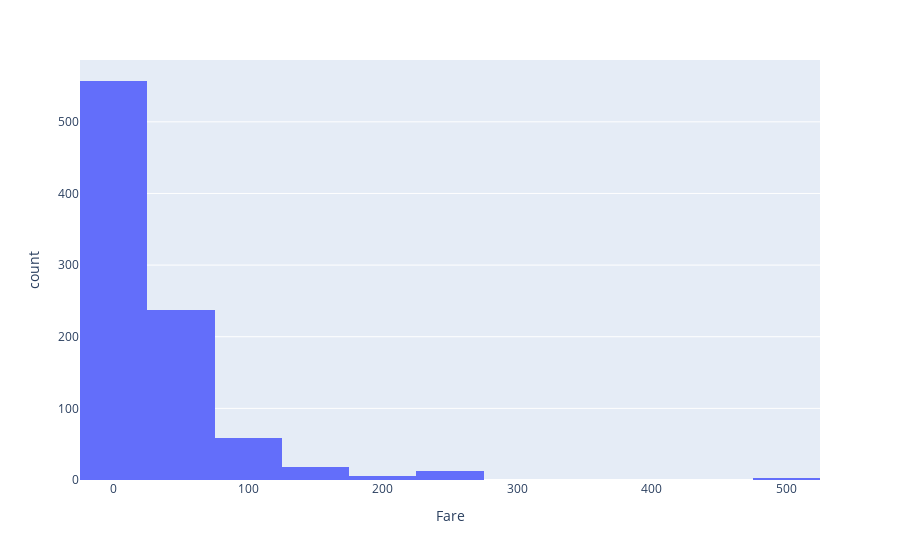

Notebook source saved alongside this figure:
### Code cell
fig = px.histogram(train_data, x='Fare', nbins=20)
fig.show()

### Figure 1 — Plotly figure (JSON) as saved in the notebook; plotly's stock layout.template omitted (floating-point values rounded to 4 significant figures; data arrays with more than 128 entries replaced by an {"elided": "..."} marker saying what was removed)
{"data": [{"alignmentgroup": "True", "bingroup": "x", "hovertemplate": "Fare=%{x}<br>count=%{y}<extra></extra>", "legendgroup": "", "marker": {"color": "#636efa", "pattern": {"shape": ""}}, "name": "", "nbinsx": 20, "offsetgroup": "", "orientation": "v", "showlegend": false, "type": "histogram", "x": {"elided": "891 float values"}, "xaxis": "x", "yaxis": "y"}], "layout": {"barmode": "relative", "legend": {"tracegroupgap": 0}, "margin": {"t": 60}, "xaxis": {"anchor": "y", "domain": [0, 1], "title": {"text": "Fare"}}, "yaxis": {"anchor": "x", "domain": [0, 1], "title": {"text": "count"}}}}
